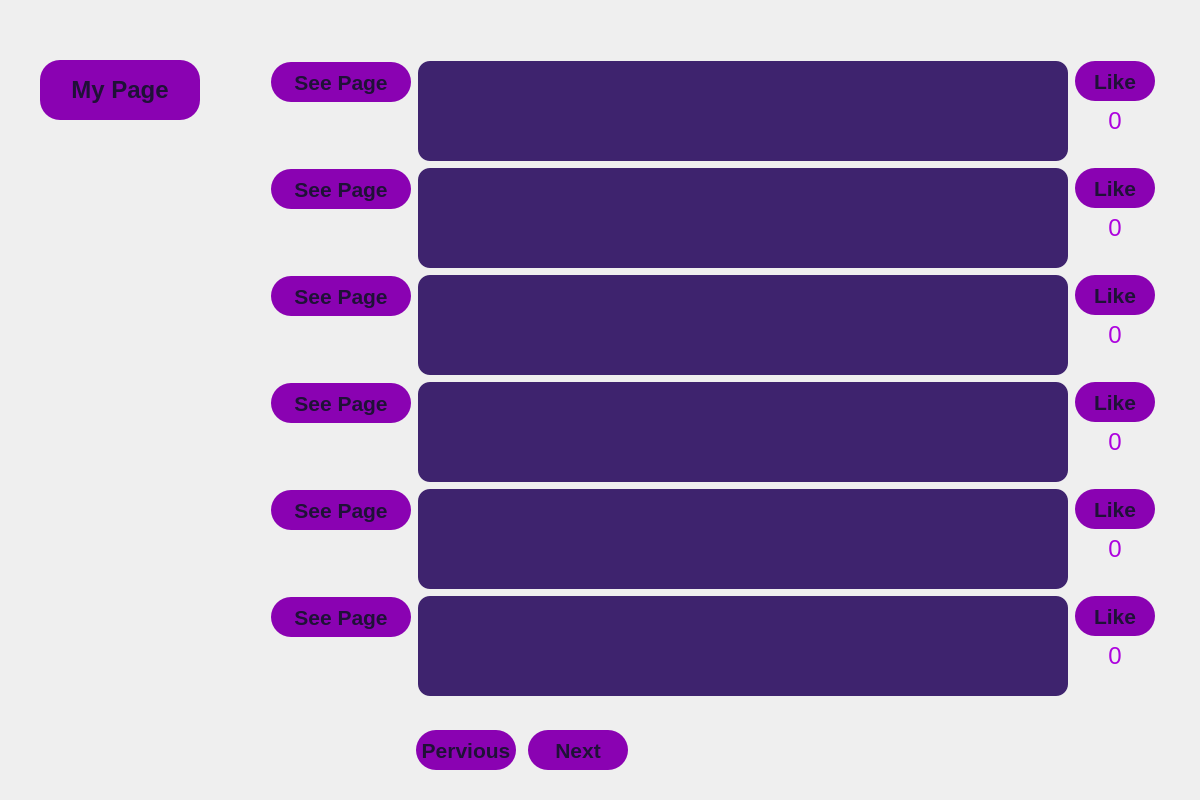
<?xml version="1.0" encoding="UTF-8"?>
<ui version="4.0">
 <class>Followings_posts</class>
 <widget class="QWidget" name="Followings_posts">
  <property name="geometry">
   <rect>
    <x>0</x>
    <y>0</y>
    <width>1200</width>
    <height>800</height>
   </rect>
  </property>
  <property name="minimumSize">
   <size>
    <width>1200</width>
    <height>800</height>
   </size>
  </property>
  <property name="maximumSize">
   <size>
    <width>16777215</width>
    <height>16777215</height>
   </size>
  </property>
  <property name="windowTitle">
   <string>Followings Posts</string>
  </property>
  <property name="styleSheet">
   <string notr="true">Followings_posts
{
	background-color:#0a0612;
}
QPushButton
{
	background-color:#8a02b2;
	color:#1f1137;
	border-radius:20px;
}
QPushButton:hover
{
	background-color:#341d5c;
	color: #ffffff;
}
QLabel
{
	color:#ad03de;
}
QLineEdit
{
	background-color:#673ab7;
	color:#ffffff;
	border-radius:16px;
}
QLineEdit:hover
{
	background-color:#5d34a5;
}
QPlainTextEdit
{
	color:#ffffff;
	background-color:#3e236e;
	border-radius:12px;
}</string>
  </property>
  <widget class="QWidget" name="gridLayoutWidget">
   <property name="geometry">
    <rect>
     <x>270</x>
     <y>60</y>
     <width>888</width>
     <height>641</height>
    </rect>
   </property>
   <layout class="QGridLayout" name="gridLayout">
    <item row="2" column="1">
     <widget class="QPlainTextEdit" name="pte_post3">
      <property name="minimumSize">
       <size>
        <width>650</width>
        <height>100</height>
       </size>
      </property>
      <property name="maximumSize">
       <size>
        <width>650</width>
        <height>100</height>
       </size>
      </property>
      <property name="font">
       <font>
        <pointsize>18</pointsize>
       </font>
      </property>
      <property name="readOnly">
       <bool>true</bool>
      </property>
     </widget>
    </item>
    <item row="3" column="1">
     <widget class="QPlainTextEdit" name="pte_post4">
      <property name="minimumSize">
       <size>
        <width>650</width>
        <height>100</height>
       </size>
      </property>
      <property name="maximumSize">
       <size>
        <width>650</width>
        <height>100</height>
       </size>
      </property>
      <property name="font">
       <font>
        <pointsize>18</pointsize>
       </font>
      </property>
      <property name="readOnly">
       <bool>true</bool>
      </property>
     </widget>
    </item>
    <item row="1" column="1">
     <widget class="QPlainTextEdit" name="pte_post2">
      <property name="minimumSize">
       <size>
        <width>650</width>
        <height>100</height>
       </size>
      </property>
      <property name="maximumSize">
       <size>
        <width>650</width>
        <height>100</height>
       </size>
      </property>
      <property name="font">
       <font>
        <pointsize>18</pointsize>
       </font>
      </property>
      <property name="readOnly">
       <bool>true</bool>
      </property>
     </widget>
    </item>
    <item row="5" column="1">
     <widget class="QPlainTextEdit" name="pte_post6">
      <property name="minimumSize">
       <size>
        <width>650</width>
        <height>100</height>
       </size>
      </property>
      <property name="maximumSize">
       <size>
        <width>650</width>
        <height>100</height>
       </size>
      </property>
      <property name="font">
       <font>
        <pointsize>18</pointsize>
       </font>
      </property>
      <property name="readOnly">
       <bool>true</bool>
      </property>
     </widget>
    </item>
    <item row="4" column="1">
     <widget class="QPlainTextEdit" name="pte_post5">
      <property name="minimumSize">
       <size>
        <width>650</width>
        <height>100</height>
       </size>
      </property>
      <property name="maximumSize">
       <size>
        <width>650</width>
        <height>100</height>
       </size>
      </property>
      <property name="font">
       <font>
        <pointsize>18</pointsize>
       </font>
      </property>
      <property name="readOnly">
       <bool>true</bool>
      </property>
     </widget>
    </item>
    <item row="0" column="1">
     <widget class="QPlainTextEdit" name="pte_post1">
      <property name="minimumSize">
       <size>
        <width>650</width>
        <height>100</height>
       </size>
      </property>
      <property name="maximumSize">
       <size>
        <width>650</width>
        <height>100</height>
       </size>
      </property>
      <property name="font">
       <font>
        <pointsize>18</pointsize>
       </font>
      </property>
      <property name="readOnly">
       <bool>true</bool>
      </property>
     </widget>
    </item>
    <item row="0" column="2">
     <layout class="QVBoxLayout" name="verticalLayout1">
      <property name="spacing">
       <number>0</number>
      </property>
      <property name="bottomMargin">
       <number>20</number>
      </property>
      <item>
       <widget class="QPushButton" name="btn_like1">
        <property name="minimumSize">
         <size>
          <width>80</width>
          <height>40</height>
         </size>
        </property>
        <property name="maximumSize">
         <size>
          <width>80</width>
          <height>40</height>
         </size>
        </property>
        <property name="font">
         <font>
          <pointsize>16</pointsize>
          <weight>75</weight>
          <bold>true</bold>
         </font>
        </property>
        <property name="text">
         <string>Like</string>
        </property>
       </widget>
      </item>
      <item>
       <widget class="QLabel" name="label_numberlike1">
        <property name="minimumSize">
         <size>
          <width>80</width>
          <height>40</height>
         </size>
        </property>
        <property name="maximumSize">
         <size>
          <width>80</width>
          <height>40</height>
         </size>
        </property>
        <property name="font">
         <font>
          <pointsize>18</pointsize>
          <weight>50</weight>
          <bold>false</bold>
         </font>
        </property>
        <property name="text">
         <string>     0</string>
        </property>
       </widget>
      </item>
     </layout>
    </item>
    <item row="1" column="2">
     <layout class="QVBoxLayout" name="verticalLayout2">
      <property name="spacing">
       <number>0</number>
      </property>
      <property name="bottomMargin">
       <number>20</number>
      </property>
      <item>
       <widget class="QPushButton" name="btn_like2">
        <property name="minimumSize">
         <size>
          <width>80</width>
          <height>40</height>
         </size>
        </property>
        <property name="maximumSize">
         <size>
          <width>80</width>
          <height>40</height>
         </size>
        </property>
        <property name="font">
         <font>
          <pointsize>16</pointsize>
          <weight>75</weight>
          <bold>true</bold>
         </font>
        </property>
        <property name="text">
         <string>Like</string>
        </property>
       </widget>
      </item>
      <item>
       <widget class="QLabel" name="label_numberlike2">
        <property name="minimumSize">
         <size>
          <width>80</width>
          <height>40</height>
         </size>
        </property>
        <property name="maximumSize">
         <size>
          <width>80</width>
          <height>40</height>
         </size>
        </property>
        <property name="font">
         <font>
          <pointsize>18</pointsize>
         </font>
        </property>
        <property name="text">
         <string>     0</string>
        </property>
       </widget>
      </item>
     </layout>
    </item>
    <item row="2" column="2">
     <layout class="QVBoxLayout" name="verticalLayout3">
      <property name="spacing">
       <number>0</number>
      </property>
      <property name="bottomMargin">
       <number>20</number>
      </property>
      <item>
       <widget class="QPushButton" name="btn_like3">
        <property name="minimumSize">
         <size>
          <width>80</width>
          <height>40</height>
         </size>
        </property>
        <property name="maximumSize">
         <size>
          <width>80</width>
          <height>40</height>
         </size>
        </property>
        <property name="font">
         <font>
          <pointsize>16</pointsize>
          <weight>75</weight>
          <bold>true</bold>
         </font>
        </property>
        <property name="text">
         <string>Like</string>
        </property>
       </widget>
      </item>
      <item>
       <widget class="QLabel" name="label_numberlike3">
        <property name="minimumSize">
         <size>
          <width>80</width>
          <height>40</height>
         </size>
        </property>
        <property name="maximumSize">
         <size>
          <width>80</width>
          <height>40</height>
         </size>
        </property>
        <property name="font">
         <font>
          <pointsize>18</pointsize>
         </font>
        </property>
        <property name="text">
         <string>     0</string>
        </property>
       </widget>
      </item>
     </layout>
    </item>
    <item row="3" column="2">
     <layout class="QVBoxLayout" name="verticalLayout4">
      <property name="spacing">
       <number>0</number>
      </property>
      <property name="bottomMargin">
       <number>20</number>
      </property>
      <item>
       <widget class="QPushButton" name="btn_like4">
        <property name="minimumSize">
         <size>
          <width>80</width>
          <height>40</height>
         </size>
        </property>
        <property name="maximumSize">
         <size>
          <width>80</width>
          <height>40</height>
         </size>
        </property>
        <property name="font">
         <font>
          <pointsize>16</pointsize>
          <weight>75</weight>
          <bold>true</bold>
         </font>
        </property>
        <property name="text">
         <string>Like</string>
        </property>
       </widget>
      </item>
      <item>
       <widget class="QLabel" name="label_numberlike4">
        <property name="minimumSize">
         <size>
          <width>80</width>
          <height>40</height>
         </size>
        </property>
        <property name="maximumSize">
         <size>
          <width>80</width>
          <height>40</height>
         </size>
        </property>
        <property name="font">
         <font>
          <pointsize>18</pointsize>
         </font>
        </property>
        <property name="text">
         <string>     0</string>
        </property>
       </widget>
      </item>
     </layout>
    </item>
    <item row="4" column="2">
     <layout class="QVBoxLayout" name="verticalLayout5">
      <property name="spacing">
       <number>0</number>
      </property>
      <property name="bottomMargin">
       <number>20</number>
      </property>
      <item>
       <widget class="QPushButton" name="btn_like5">
        <property name="minimumSize">
         <size>
          <width>80</width>
          <height>40</height>
         </size>
        </property>
        <property name="maximumSize">
         <size>
          <width>80</width>
          <height>40</height>
         </size>
        </property>
        <property name="font">
         <font>
          <pointsize>16</pointsize>
          <weight>75</weight>
          <bold>true</bold>
         </font>
        </property>
        <property name="text">
         <string>Like</string>
        </property>
       </widget>
      </item>
      <item>
       <widget class="QLabel" name="label_numberlike5">
        <property name="minimumSize">
         <size>
          <width>80</width>
          <height>40</height>
         </size>
        </property>
        <property name="maximumSize">
         <size>
          <width>80</width>
          <height>40</height>
         </size>
        </property>
        <property name="font">
         <font>
          <pointsize>18</pointsize>
         </font>
        </property>
        <property name="text">
         <string>     0</string>
        </property>
       </widget>
      </item>
     </layout>
    </item>
    <item row="5" column="2">
     <layout class="QVBoxLayout" name="verticalLayout6">
      <property name="spacing">
       <number>0</number>
      </property>
      <property name="bottomMargin">
       <number>20</number>
      </property>
      <item>
       <widget class="QPushButton" name="btn_like6">
        <property name="minimumSize">
         <size>
          <width>80</width>
          <height>40</height>
         </size>
        </property>
        <property name="maximumSize">
         <size>
          <width>80</width>
          <height>40</height>
         </size>
        </property>
        <property name="font">
         <font>
          <pointsize>16</pointsize>
          <weight>75</weight>
          <bold>true</bold>
         </font>
        </property>
        <property name="text">
         <string>Like</string>
        </property>
       </widget>
      </item>
      <item>
       <widget class="QLabel" name="label_numberlike6">
        <property name="minimumSize">
         <size>
          <width>80</width>
          <height>40</height>
         </size>
        </property>
        <property name="maximumSize">
         <size>
          <width>80</width>
          <height>40</height>
         </size>
        </property>
        <property name="font">
         <font>
          <pointsize>18</pointsize>
         </font>
        </property>
        <property name="text">
         <string>     0</string>
        </property>
       </widget>
      </item>
     </layout>
    </item>
    <item row="0" column="0">
     <layout class="QVBoxLayout" name="verticalLayout">
      <item>
       <widget class="QPushButton" name="btn_seepage1">
        <property name="minimumSize">
         <size>
          <width>140</width>
          <height>40</height>
         </size>
        </property>
        <property name="maximumSize">
         <size>
          <width>140</width>
          <height>40</height>
         </size>
        </property>
        <property name="font">
         <font>
          <pointsize>16</pointsize>
          <weight>75</weight>
          <bold>true</bold>
         </font>
        </property>
        <property name="text">
         <string>See Page</string>
        </property>
       </widget>
      </item>
      <item>
       <widget class="QLabel" name="label_username1">
        <property name="minimumSize">
         <size>
          <width>140</width>
          <height>50</height>
         </size>
        </property>
        <property name="maximumSize">
         <size>
          <width>140</width>
          <height>50</height>
         </size>
        </property>
        <property name="font">
         <font>
          <pointsize>16</pointsize>
         </font>
        </property>
        <property name="text">
         <string/>
        </property>
       </widget>
      </item>
     </layout>
    </item>
    <item row="1" column="0">
     <layout class="QVBoxLayout" name="verticalLayout_2">
      <item>
       <widget class="QPushButton" name="btn_seepage2">
        <property name="minimumSize">
         <size>
          <width>140</width>
          <height>40</height>
         </size>
        </property>
        <property name="maximumSize">
         <size>
          <width>140</width>
          <height>40</height>
         </size>
        </property>
        <property name="font">
         <font>
          <pointsize>16</pointsize>
          <weight>75</weight>
          <bold>true</bold>
         </font>
        </property>
        <property name="text">
         <string>See Page</string>
        </property>
       </widget>
      </item>
      <item>
       <widget class="QLabel" name="label_username2">
        <property name="minimumSize">
         <size>
          <width>140</width>
          <height>50</height>
         </size>
        </property>
        <property name="maximumSize">
         <size>
          <width>140</width>
          <height>50</height>
         </size>
        </property>
        <property name="font">
         <font>
          <pointsize>16</pointsize>
         </font>
        </property>
        <property name="text">
         <string/>
        </property>
       </widget>
      </item>
     </layout>
    </item>
    <item row="2" column="0">
     <layout class="QVBoxLayout" name="verticalLayout_3">
      <item>
       <widget class="QPushButton" name="btn_seepage3">
        <property name="minimumSize">
         <size>
          <width>140</width>
          <height>40</height>
         </size>
        </property>
        <property name="maximumSize">
         <size>
          <width>140</width>
          <height>40</height>
         </size>
        </property>
        <property name="font">
         <font>
          <pointsize>16</pointsize>
          <weight>75</weight>
          <bold>true</bold>
         </font>
        </property>
        <property name="text">
         <string>See Page</string>
        </property>
       </widget>
      </item>
      <item>
       <widget class="QLabel" name="label_username3">
        <property name="minimumSize">
         <size>
          <width>140</width>
          <height>50</height>
         </size>
        </property>
        <property name="maximumSize">
         <size>
          <width>140</width>
          <height>50</height>
         </size>
        </property>
        <property name="font">
         <font>
          <pointsize>16</pointsize>
         </font>
        </property>
        <property name="text">
         <string/>
        </property>
       </widget>
      </item>
     </layout>
    </item>
    <item row="3" column="0">
     <layout class="QVBoxLayout" name="verticalLayout_4">
      <item>
       <widget class="QPushButton" name="btn_seepage4">
        <property name="minimumSize">
         <size>
          <width>140</width>
          <height>40</height>
         </size>
        </property>
        <property name="maximumSize">
         <size>
          <width>140</width>
          <height>40</height>
         </size>
        </property>
        <property name="font">
         <font>
          <pointsize>16</pointsize>
          <weight>75</weight>
          <bold>true</bold>
         </font>
        </property>
        <property name="text">
         <string>See Page</string>
        </property>
       </widget>
      </item>
      <item>
       <widget class="QLabel" name="label_username4">
        <property name="minimumSize">
         <size>
          <width>140</width>
          <height>50</height>
         </size>
        </property>
        <property name="maximumSize">
         <size>
          <width>140</width>
          <height>50</height>
         </size>
        </property>
        <property name="font">
         <font>
          <pointsize>16</pointsize>
         </font>
        </property>
        <property name="text">
         <string/>
        </property>
       </widget>
      </item>
     </layout>
    </item>
    <item row="4" column="0">
     <layout class="QVBoxLayout" name="verticalLayout_5">
      <item>
       <widget class="QPushButton" name="btn_seepage5">
        <property name="minimumSize">
         <size>
          <width>140</width>
          <height>40</height>
         </size>
        </property>
        <property name="maximumSize">
         <size>
          <width>140</width>
          <height>40</height>
         </size>
        </property>
        <property name="font">
         <font>
          <pointsize>16</pointsize>
          <weight>75</weight>
          <bold>true</bold>
         </font>
        </property>
        <property name="text">
         <string>See Page</string>
        </property>
       </widget>
      </item>
      <item>
       <widget class="QLabel" name="label_username5">
        <property name="minimumSize">
         <size>
          <width>140</width>
          <height>50</height>
         </size>
        </property>
        <property name="maximumSize">
         <size>
          <width>140</width>
          <height>50</height>
         </size>
        </property>
        <property name="font">
         <font>
          <pointsize>16</pointsize>
         </font>
        </property>
        <property name="text">
         <string/>
        </property>
       </widget>
      </item>
     </layout>
    </item>
    <item row="5" column="0">
     <layout class="QVBoxLayout" name="verticalLayout_6">
      <item>
       <widget class="QPushButton" name="btn_seepage6">
        <property name="minimumSize">
         <size>
          <width>140</width>
          <height>40</height>
         </size>
        </property>
        <property name="maximumSize">
         <size>
          <width>140</width>
          <height>40</height>
         </size>
        </property>
        <property name="font">
         <font>
          <pointsize>16</pointsize>
          <weight>75</weight>
          <bold>true</bold>
         </font>
        </property>
        <property name="text">
         <string>See Page</string>
        </property>
       </widget>
      </item>
      <item>
       <widget class="QLabel" name="label_username6">
        <property name="minimumSize">
         <size>
          <width>140</width>
          <height>50</height>
         </size>
        </property>
        <property name="maximumSize">
         <size>
          <width>140</width>
          <height>50</height>
         </size>
        </property>
        <property name="font">
         <font>
          <pointsize>16</pointsize>
         </font>
        </property>
        <property name="text">
         <string/>
        </property>
       </widget>
      </item>
     </layout>
    </item>
   </layout>
  </widget>
  <widget class="QWidget" name="horizontalLayoutWidget">
   <property name="geometry">
    <rect>
     <x>410</x>
     <y>720</y>
     <width>231</width>
     <height>61</height>
    </rect>
   </property>
   <layout class="QHBoxLayout" name="horizontalLayout">
    <property name="rightMargin">
     <number>6</number>
    </property>
    <item>
     <widget class="QPushButton" name="btn_pervious">
      <property name="minimumSize">
       <size>
        <width>100</width>
        <height>40</height>
       </size>
      </property>
      <property name="maximumSize">
       <size>
        <width>100</width>
        <height>40</height>
       </size>
      </property>
      <property name="font">
       <font>
        <pointsize>16</pointsize>
        <weight>75</weight>
        <bold>true</bold>
       </font>
      </property>
      <property name="text">
       <string>Pervious</string>
      </property>
     </widget>
    </item>
    <item>
     <widget class="QPushButton" name="btn_next">
      <property name="minimumSize">
       <size>
        <width>100</width>
        <height>40</height>
       </size>
      </property>
      <property name="maximumSize">
       <size>
        <width>100</width>
        <height>40</height>
       </size>
      </property>
      <property name="font">
       <font>
        <pointsize>16</pointsize>
        <weight>75</weight>
        <bold>true</bold>
       </font>
      </property>
      <property name="text">
       <string>Next</string>
      </property>
     </widget>
    </item>
   </layout>
  </widget>
  <widget class="QPushButton" name="btn_mypage">
   <property name="geometry">
    <rect>
     <x>40</x>
     <y>60</y>
     <width>160</width>
     <height>60</height>
    </rect>
   </property>
   <property name="minimumSize">
    <size>
     <width>160</width>
     <height>60</height>
    </size>
   </property>
   <property name="maximumSize">
    <size>
     <width>160</width>
     <height>60</height>
    </size>
   </property>
   <property name="font">
    <font>
     <pointsize>18</pointsize>
     <weight>75</weight>
     <bold>true</bold>
    </font>
   </property>
   <property name="text">
    <string>My Page</string>
   </property>
  </widget>
 </widget>
 <resources/>
 <connections/>
</ui>
